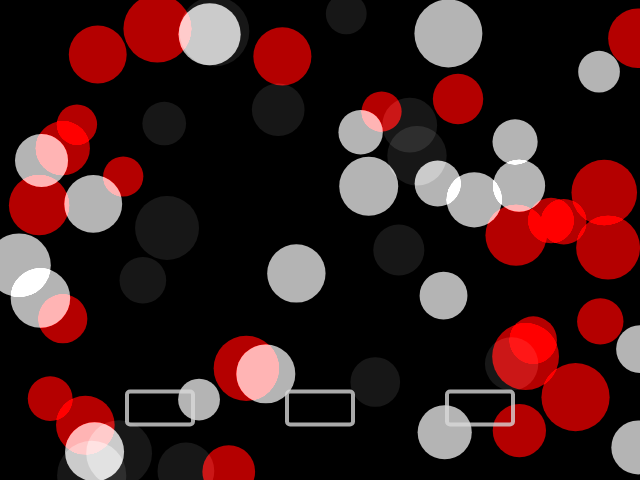
Frame 1 (no input)
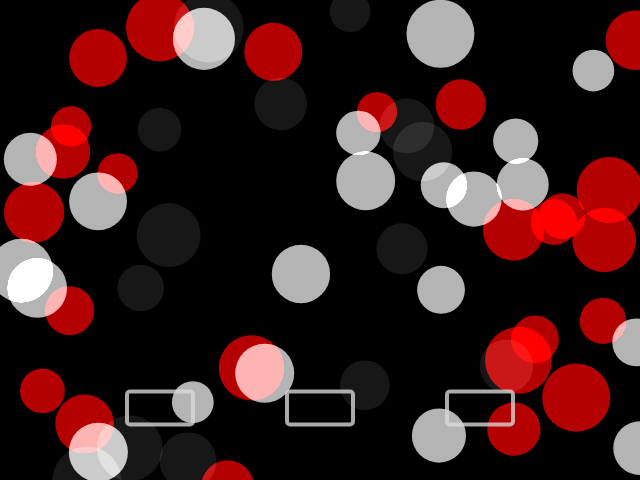
Frame 60 (no input)
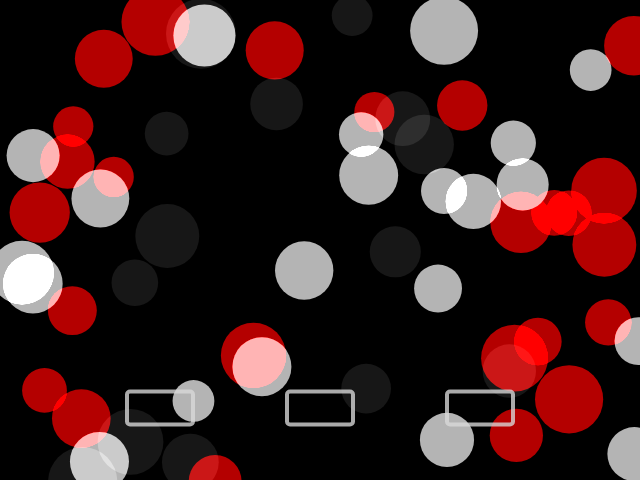
Frame 120 (the mouse pressed at the canvas centre since frame 60)

The p5.js sketch that drew these frames (run headless with seeded random() and noise() and a simulated clock; from frame 60 on, the mouse is pressed at the canvas centre):

// p5.js sketch
// ── sketch.js
// Animations
let anim;

// Button grid
let buttons = [];

function setup() {
  createCanvas(640, 480);
  anim = new Bokehs();

  buttons = [
    new Button(width * 0.25, height * 0.85, 33),
    new Button(width*0.5, height * 0.85, 33),
    new Button(width * 0.75, height * 0.85, 33)
  ];

  anim.init();
}

function draw() {
  background(0);

  for (let i = 0; i < buttons.length; i++) {
    buttons[i].over();
  }

  if (buttons[0].clicked) {
    anim.one();
  } else if (buttons[1].clicked) {
    anim.two();
  } else if (buttons[2].clicked) {
    anim.three();
  }

  blendMode(ADD);
  anim.display();
  blendMode(BLEND);

  for (let i = 0; i < buttons.length; i++) {
    buttons[i].display();
  }
  // filter(DILATE);
}
// ── Bokeh.js
class Bokeh {
	constructor(_x, _y, _col) {
		this.pos = createVector(_x, _y);
		this.size = random(40, 70);
		this.increment = 1;
		this.col = color(red(_col), green(_col), blue(_col), 180);
	}
	display() {
		noStroke();
		fill(this.col);
		ellipse(this.pos.x, this.pos.y, this.size, this.size);
	}

	move() {
		this.pos.x += random(-1, 1);
		this.pos.y += random(-1, 1);
	}

	up() {
		this.pos.y += random(0, 2);
		if (this.pos.y > height) this.pos.y = -this.size;
	}

	grow() {
		if (this.size > 200 || this.size < 40) {
			this.increment = -this.increment;
		}
		this.size += this.increment;
	}
}
// ── Bokehs.js
class Bokehs {
	constructor() {
		this.bokehs = [];
		this.name = 'Red';
		this.colors = ['red', 33, 255];
		this.numberOfCircles = 60;
	}
  
	randomColor() {
		let colorPos = floor(random(200, floor(this.colors.length)));
		let colorName = this.colors[colorPos % this.colors.length];
		let col = color(colorName);
		return col;
	}

	init() {
		for (let i = 0; i < this.numberOfCircles; i++) {
			let x = random(width);
			let y = random(height);
			this.bokehs.push(new Bokeh(x, y, this.randomColor()));
		}
	}

	display() {
		for (let i = 0; i < this.bokehs.length; i++) {
			this.bokehs[i].move();
			this.bokehs[i].display();
		}
	}

	one() {
		this.bokehs.push(new Bokeh(random(width), random(height), this.randomColor()));
	}

	//Make circles grow
	two() {
		for (let i = 0; i < this.bokehs.length; i++) {
			this.bokehs[i].grow();
		}
	}

	// Add more circles
	three() {
		this.bokehs.pop();
	}
}
// ── Button.js
class Button {
	constructor(_x, _y, _d) {
		this.pos = createVector(_x, _y);
		this.d = _d;
		this.col = color(217, 200);
		this.hovering = false;
		this.clicked = false;
		this.hoveringStarted = 0;
		this.hoverThreshold = 300;
	}

	display() {
		noFill();
		var diam = this.d;
		if (this.hovering) {
			fill(this.col);
		} else {
			this.clicked = false;
		}
		if (this.clicked) {
			diam = this.d * 1.2;
		}
		strokeWeight(4);
		stroke(this.col)
		rectMode(CENTER);
		rect(this.pos.x, this.pos.y, diam * 2, diam, 3);
	}

	over() {
		var d = dist(mouseX, mouseY, this.pos.x, this.pos.y);
		if (d < this.d) {
			if (this.hovering) {
				this.hoveringDuration = millis() - this.hoveringStarted;
				if (this.hoveringDuration > this.hoverThreshold) {
					this.clicked = true;
				}
			} else {
				this.hovering = true;
				this.hoveringStarted = millis();
			}
		} else {
			this.hovering = false;
			this.hoveringStarted = 0;
		}
		return this.hovering;
	}
}
